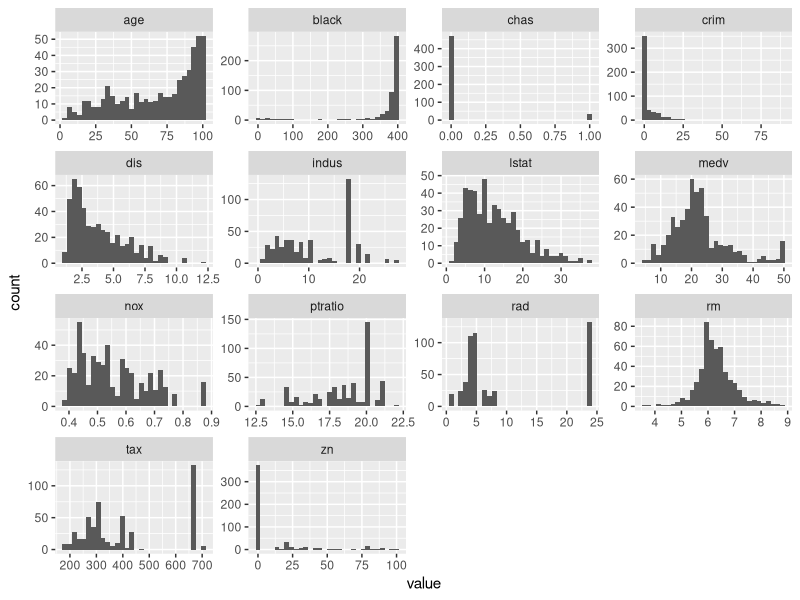
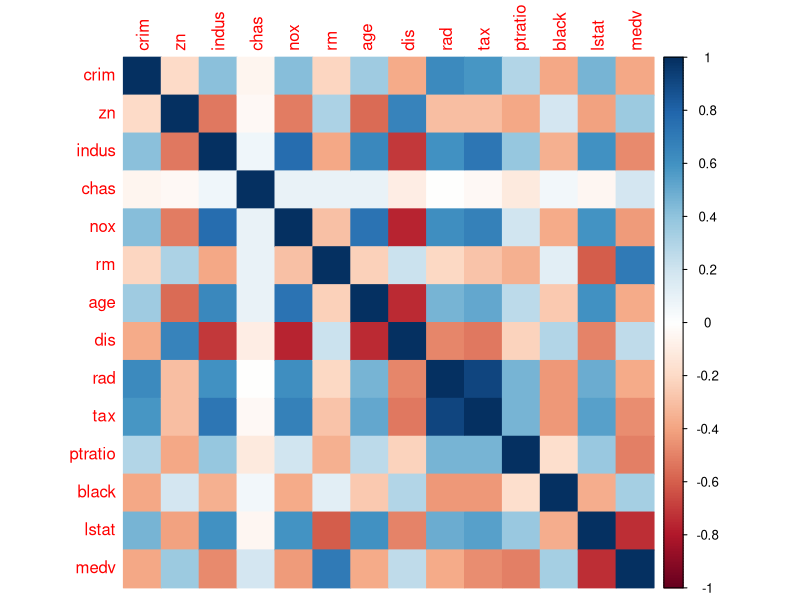
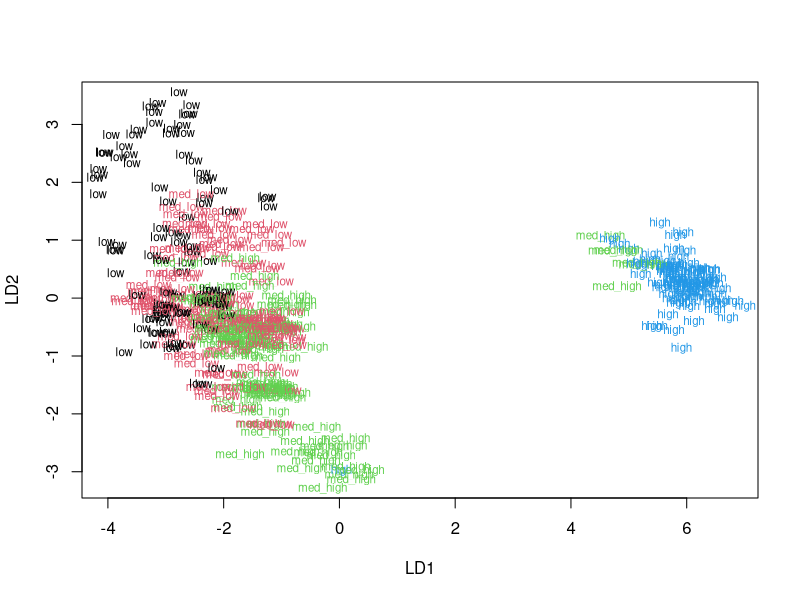
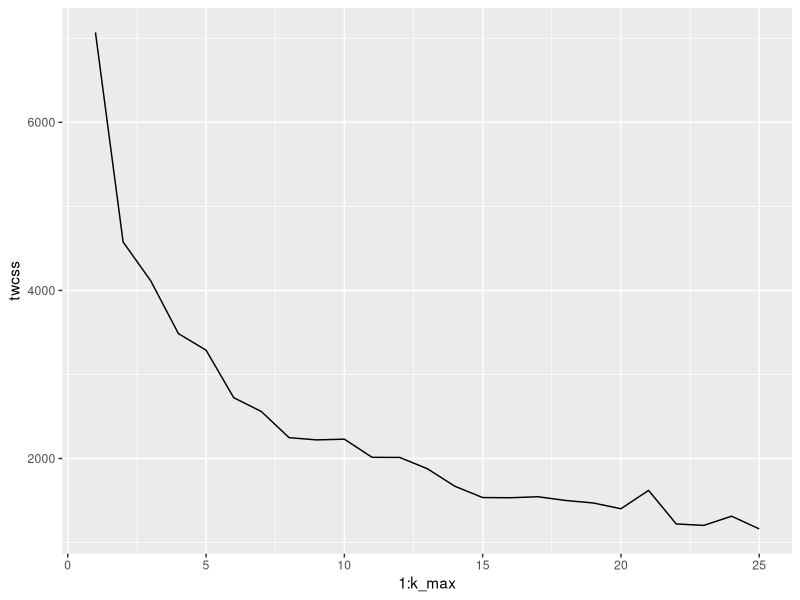
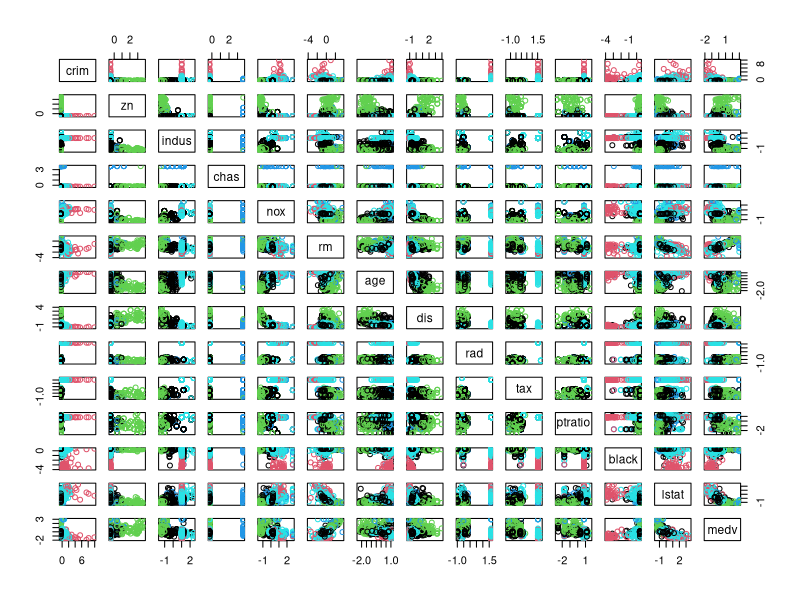
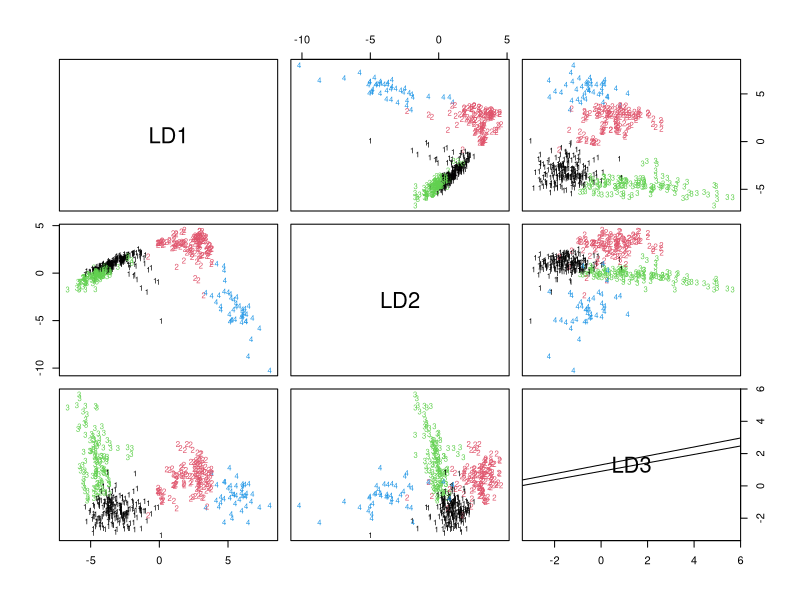

Write R code to recreate these figures, in order.
## ---- chunk 1
rm(list = ls())  # clear workspace
library(MASS)
data("Boston")
str(Boston)
## ---- chunk 2
library(tidyr); library(dplyr); library(ggplot2); library(tidyverse); library(corrplot) # load libraries
## ---- chunk 3
gather(Boston) %>% glimpse
gather(Boston) %>% ggplot(aes(value)) + facet_wrap("key", scales = "free") + geom_histogram() # bar plots
## ---- chunk 4
summary(Boston)
## ---- chunk 5
cor_matrix <-cor(Boston) 
cor_matrix <-round(cor_matrix, digits=2)
cor_matrix 
corrplot(cor_matrix, method = "color") 
## ---- chunk 6
boston_scaled <- scale(Boston)
summary(boston_scaled)
## ---- chunk 7
boston_scaled <- as.data.frame(boston_scaled)

bins <- quantile(boston_scaled$crim) # create a quantile vector of crim and print it

# create a categorical variable 'crime' 
crime <- cut(boston_scaled$crim, breaks = bins, include.lowest = TRUE, label = c("low", "med_low", "med_high", "high"))
table(crime) # print the table
boston_scaled <- cbind(boston_scaled, crime) # bind crime to boston_scaled
boston_scaled <- dplyr::select(boston_scaled, -crim) # remove original crim from the dataset
## ---- chunk 8
n <- nrow(boston_scaled) # number of rows
ind <- sample(n,  size = n * 0.8) # choose randomly 80% of the rows
train <- boston_scaled[ind,] # create the train set
test <- boston_scaled[-ind,] # create the test set 
## ---- chunk 9
lda.fit <- lda(crime  ~., data = train) # crime rate is the target variable and all the other variables are predictors 
lda.fit # print the solution
classes <- as.numeric(train$crime) # target classes as numeric
plot(lda.fit, dimen = 2, col = classes, pch = classes) # plot the lda results
## ---- chunk 10
correct_classes <- test$crime # save the crime categories from the test set 
test <- dplyr::select(test, -crime) # remove crime from the test dataset
lda.pred <- predict(lda.fit, newdata = test) # predict classes with test data
table(correct = correct_classes, predicted = lda.pred$class) # Cross tabulate the results 
## ---- chunk 11
library(MASS)
data('Boston')
boston_scaled <- scale(Boston)
boston_scaled <- as.data.frame(boston_scaled)
dist_eu <- dist(boston_scaled) #Calculate the  distances
## ---- chunk 12
k_max <- 25 # determine the maximum number of clusters
twcss <- sapply(1:k_max, function(k){kmeans(boston_scaled, k)$tot.withinss}) # calculate the total within sum of squares
qplot(x = 1:k_max, y = twcss, geom = 'line') # visualize the results

km <-kmeans(boston_scaled, centers = 5) # k-means clustering
pairs(boston_scaled, col = km$cluster) # plot the clusters
## ---- chunk 13
library(MASS)
data('Boston')
boston_scaled <- scale(Boston)
boston_scaled <- as.data.frame(boston_scaled)
# Perform k-means on the original Boston data with some reasonable number of clusters (> 2)
km_4 <-kmeans(boston_scaled, centers = 4) # k-means clustering
clusters <- as.numeric(km_4$cluster)
lda.fit4 <- lda(clusters  ~., data = boston_scaled) # perform LDA using the clusters  
lda.fit4

# the function to draw lda biplot arrows 
my_scale = 10 # unable to draw the arrows - i'm not sure what myscale does -tested with different values without any effect 
lda.arrows <- function(x, myscale = my_scale, arrow_heads = 0.1, color = "black", tex = 0.75, choices = c(1,2)){
  heads <- coef(x)
  arrows(x0 = 0, y0 = 0, 
         x1 = myscale * heads[,choices[1]], 
         y1 = myscale * heads[,choices[2]], col=color, length = arrow_heads)
  text(myscale * heads[,choices], labels = row.names(heads), 
       cex = tex, col=color, pos=3)
}

plot(lda.fit4, dimen = 3, col = clusters, pch = clusters)
lda.arrows(lda.fit4, myscale = my_scale)
